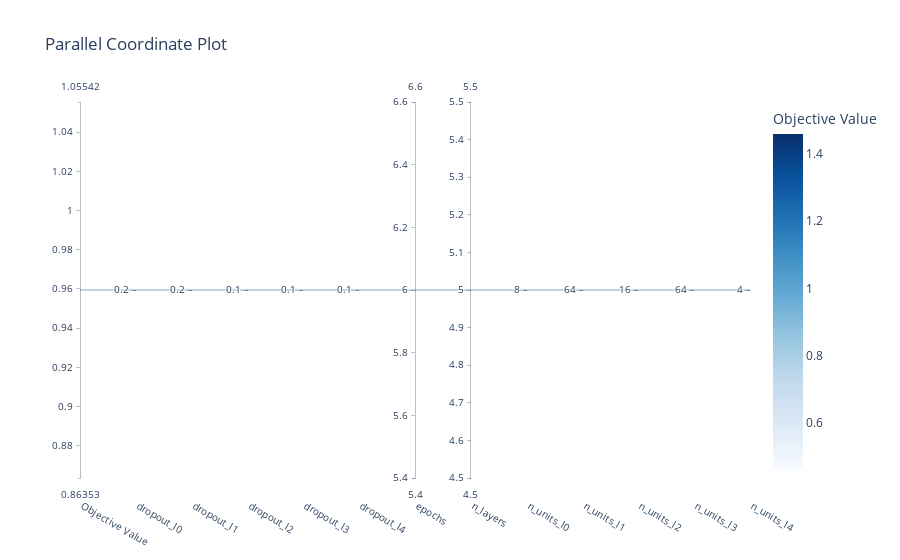
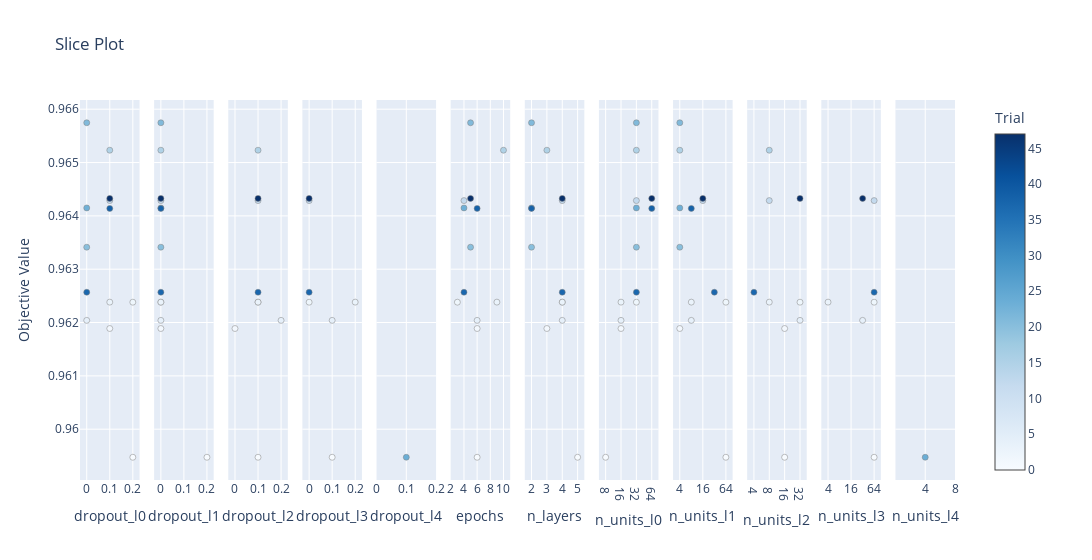

Source (notebook cell) for these figures, in order:
### Code cell
fig3 = optuna.visualization.plot_parallel_coordinate(study)
fig3.show()

fig4 = optuna.visualization.plot_slice(study)
fig4.show()

### Figure 1 — Plotly figure (JSON) as saved in the notebook; plotly's stock layout.template omitted (floating-point values rounded to 4 significant figures)
{"data": [{"dimensions": [{"label": "Objective Value", "range": [0.9595, 0.9595], "values": [0.9595]}, {"label": "dropout_l0", "range": [0, 0], "ticktext": ["0.2"], "tickvals": [0], "values": [0]}, {"label": "dropout_l1", "range": [0, 0], "ticktext": ["0.2"], "tickvals": [0], "values": [0]}, {"label": "dropout_l2", "range": [0, 0], "ticktext": ["0.1"], "tickvals": [0], "values": [0]}, {"label": "dropout_l3", "range": [0, 0], "ticktext": ["0.1"], "tickvals": [0], "values": [0]}, {"label": "dropout_l4", "range": [0, 0], "ticktext": ["0.1"], "tickvals": [0], "values": [0]}, {"label": "epochs", "range": [6, 6], "values": [6]}, {"label": "n_layers", "range": [5, 5], "values": [5]}, {"label": "n_units_l0", "range": [0, 0], "ticktext": ["8"], "tickvals": [0], "values": [0]}, {"label": "n_units_l1", "range": [0, 0], "ticktext": ["64"], "tickvals": [0], "values": [0]}, {"label": "n_units_l2", "range": [0, 0], "ticktext": ["16"], "tickvals": [0], "values": [0]}, {"label": "n_units_l3", "range": [0, 0], "ticktext": ["64"], "tickvals": [0], "values": [0]}, {"label": "n_units_l4", "range": [0, 0], "ticktext": ["4"], "tickvals": [0], "values": [0]}], "labelangle": 30, "labelside": "bottom", "line": {"color": [0.9595], "colorbar": {"title": {"text": "Objective Value"}}, "colorscale": [[0, "rgb(247,251,255)"], [0.125, "rgb(222,235,247)"], [0.25, "rgb(198,219,239)"], [0.375, "rgb(158,202,225)"], [0.5, "rgb(107,174,214)"], [0.625, "rgb(66,146,198)"], [0.75, "rgb(33,113,181)"], [0.875, "rgb(8,81,156)"], [1, "rgb(8,48,107)"]], "reversescale": false, "showscale": true}, "type": "parcoords"}], "layout": {"title": {"text": "Parallel Coordinate Plot"}}}

### Figure 2 — Plotly figure (JSON) as saved in the notebook; plotly's stock layout.template omitted (floating-point values rounded to 4 significant figures)
{"data": [{"marker": {"color": [0, 1, 2, 3, 4, 12, 15, 20, 21, 23, 37, 38, 47], "colorbar": {"title": {"text": "Trial"}, "x": 1, "xpad": 40}, "colorscale": [[0, "rgb(247,251,255)"], [0.125, "rgb(222,235,247)"], [0.25, "rgb(198,219,239)"], [0.375, "rgb(158,202,225)"], [0.5, "rgb(107,174,214)"], [0.625, "rgb(66,146,198)"], [0.75, "rgb(33,113,181)"], [0.875, "rgb(8,81,156)"], [1, "rgb(8,48,107)"]], "line": {"color": "Grey", "width": 0.5}, "showscale": true}, "mode": "markers", "name": "Feasible Trial", "showlegend": false, "type": "scatter", "x": [0.2, 0.1, 0.2, 0.1, 0, 0.1, 0.1, 0, 0, 0, 0, 0.1, 0.1], "xaxis": "x", "y": [0.9595, 0.9619, 0.9624, 0.9624, 0.962, 0.9643, 0.9652, 0.9634, 0.9657, 0.9641, 0.9626, 0.9641, 0.9643], "yaxis": "y"}, {"marker": {"color": [0, 1, 2, 3, 4, 12, 15, 20, 21, 23, 37, 38, 47], "colorbar": {"title": {"text": "Trial"}, "x": 1, "xpad": 40}, "colorscale": [[0, "rgb(247,251,255)"], [0.125, "rgb(222,235,247)"], [0.25, "rgb(198,219,239)"], [0.375, "rgb(158,202,225)"], [0.5, "rgb(107,174,214)"], [0.625, "rgb(66,146,198)"], [0.75, "rgb(33,113,181)"], [0.875, "rgb(8,81,156)"], [1, "rgb(8,48,107)"]], "line": {"color": "Grey", "width": 0.5}, "showscale": false}, "mode": "markers", "name": "Feasible Trial", "showlegend": false, "type": "scatter", "x": [0.2, 0, 0, 0, 0, 0, 0, 0, 0, 0, 0, 0, 0], "xaxis": "x2", "y": [0.9595, 0.9619, 0.9624, 0.9624, 0.962, 0.9643, 0.9652, 0.9634, 0.9657, 0.9641, 0.9626, 0.9641, 0.9643], "yaxis": "y2"}, {"marker": {"color": [0, 1, 2, 3, 4, 12, 15, 37, 47], "colorbar": {"title": {"text": "Trial"}, "x": 1, "xpad": 40}, "colorscale": [[0, "rgb(247,251,255)"], [0.125, "rgb(222,235,247)"], [0.25, "rgb(198,219,239)"], [0.375, "rgb(158,202,225)"], [0.5, "rgb(107,174,214)"], [0.625, "rgb(66,146,198)"], [0.75, "rgb(33,113,181)"], [0.875, "rgb(8,81,156)"], [1, "rgb(8,48,107)"]], "line": {"color": "Grey", "width": 0.5}, "showscale": false}, "mode": "markers", "name": "Feasible Trial", "showlegend": false, "type": "scatter", "x": [0.1, 0, 0.1, 0.1, 0.2, 0.1, 0.1, 0.1, 0.1], "xaxis": "x3", "y": [0.9595, 0.9619, 0.9624, 0.9624, 0.962, 0.9643, 0.9652, 0.9626, 0.9643], "yaxis": "y3"}, {"marker": {"color": [0, 2, 3, 4, 12, 37, 47], "colorbar": {"title": {"text": "Trial"}, "x": 1, "xpad": 40}, "colorscale": [[0, "rgb(247,251,255)"], [0.125, "rgb(222,235,247)"], [0.25, "rgb(198,219,239)"], [0.375, "rgb(158,202,225)"], [0.5, "rgb(107,174,214)"], [0.625, "rgb(66,146,198)"], [0.75, "rgb(33,113,181)"], [0.875, "rgb(8,81,156)"], [1, "rgb(8,48,107)"]], "line": {"color": "Grey", "width": 0.5}, "showscale": false}, "mode": "markers", "name": "Feasible Trial", "showlegend": false, "type": "scatter", "x": [0.1, 0, 0.2, 0.1, 0, 0, 0], "xaxis": "x4", "y": [0.9595, 0.9624, 0.9624, 0.962, 0.9643, 0.9626, 0.9643], "yaxis": "y4"}, {"marker": {"color": [0], "colorbar": {"title": {"text": "Trial"}, "x": 1, "xpad": 40}, "colorscale": [[0, "rgb(247,251,255)"], [0.125, "rgb(222,235,247)"], [0.25, "rgb(198,219,239)"], [0.375, "rgb(158,202,225)"], [0.5, "rgb(107,174,214)"], [0.625, "rgb(66,146,198)"], [0.75, "rgb(33,113,181)"], [0.875, "rgb(8,81,156)"], [1, "rgb(8,48,107)"]], "line": {"color": "Grey", "width": 0.5}, "showscale": false}, "mode": "markers", "name": "Feasible Trial", "showlegend": false, "type": "scatter", "x": [0.1], "xaxis": "x5", "y": [0.9595], "yaxis": "y5"}, {"marker": {"color": [0, 1, 2, 3, 4, 12, 15, 20, 21, 23, 37, 38, 47], "colorbar": {"title": {"text": "Trial"}, "x": 1, "xpad": 40}, "colorscale": [[0, "rgb(247,251,255)"], [0.125, "rgb(222,235,247)"], [0.25, "rgb(198,219,239)"], [0.375, "rgb(158,202,225)"], [0.5, "rgb(107,174,214)"], [0.625, "rgb(66,146,198)"], [0.75, "rgb(33,113,181)"], [0.875, "rgb(8,81,156)"], [1, "rgb(8,48,107)"]], "line": {"color": "Grey", "width": 0.5}, "showscale": false}, "mode": "markers", "name": "Feasible Trial", "showlegend": false, "type": "scatter", "x": [6, 6, 3, 9, 6, 4, 10, 5, 5, 4, 4, 6, 5], "xaxis": "x6", "y": [0.9595, 0.9619, 0.9624, 0.9624, 0.962, 0.9643, 0.9652, 0.9634, 0.9657, 0.9641, 0.9626, 0.9641, 0.9643], "yaxis": "y6"}, {"marker": {"color": [0, 1, 2, 3, 4, 12, 15, 20, 21, 23, 37, 38, 47], "colorbar": {"title": {"text": "Trial"}, "x": 1, "xpad": 40}, "colorscale": [[0, "rgb(247,251,255)"], [0.125, "rgb(222,235,247)"], [0.25, "rgb(198,219,239)"], [0.375, "rgb(158,202,225)"], [0.5, "rgb(107,174,214)"], [0.625, "rgb(66,146,198)"], [0.75, "rgb(33,113,181)"], [0.875, "rgb(8,81,156)"], [1, "rgb(8,48,107)"]], "line": {"color": "Grey", "width": 0.5}, "showscale": false}, "mode": "markers", "name": "Feasible Trial", "showlegend": false, "type": "scatter", "x": [5, 3, 4, 4, 4, 4, 3, 2, 2, 2, 4, 2, 4], "xaxis": "x7", "y": [0.9595, 0.9619, 0.9624, 0.9624, 0.962, 0.9643, 0.9652, 0.9634, 0.9657, 0.9641, 0.9626, 0.9641, 0.9643], "yaxis": "y7"}, {"marker": {"color": [0, 1, 2, 3, 4, 12, 15, 20, 21, 23, 37, 38, 47], "colorbar": {"title": {"text": "Trial"}, "x": 1, "xpad": 40}, "colorscale": [[0, "rgb(247,251,255)"], [0.125, "rgb(222,235,247)"], [0.25, "rgb(198,219,239)"], [0.375, "rgb(158,202,225)"], [0.5, "rgb(107,174,214)"], [0.625, "rgb(66,146,198)"], [0.75, "rgb(33,113,181)"], [0.875, "rgb(8,81,156)"], [1, "rgb(8,48,107)"]], "line": {"color": "Grey", "width": 0.5}, "showscale": false}, "mode": "markers", "name": "Feasible Trial", "showlegend": false, "type": "scatter", "x": [8, 16, 32, 16, 16, 32, 32, 32, 32, 32, 32, 64, 64], "xaxis": "x8", "y": [0.9595, 0.9619, 0.9624, 0.9624, 0.962, 0.9643, 0.9652, 0.9634, 0.9657, 0.9641, 0.9626, 0.9641, 0.9643], "yaxis": "y8"}, {"marker": {"color": [0, 1, 2, 3, 4, 12, 15, 20, 21, 23, 37, 38, 47], "colorbar": {"title": {"text": "Trial"}, "x": 1, "xpad": 40}, "colorscale": [[0, "rgb(247,251,255)"], [0.125, "rgb(222,235,247)"], [0.25, "rgb(198,219,239)"], [0.375, "rgb(158,202,225)"], [0.5, "rgb(107,174,214)"], [0.625, "rgb(66,146,198)"], [0.75, "rgb(33,113,181)"], [0.875, "rgb(8,81,156)"], [1, "rgb(8,48,107)"]], "line": {"color": "Grey", "width": 0.5}, "showscale": false}, "mode": "markers", "name": "Feasible Trial", "showlegend": false, "type": "scatter", "x": [64, 4, 64, 8, 8, 16, 4, 4, 4, 4, 32, 8, 16], "xaxis": "x9", "y": [0.9595, 0.9619, 0.9624, 0.9624, 0.962, 0.9643, 0.9652, 0.9634, 0.9657, 0.9641, 0.9626, 0.9641, 0.9643], "yaxis": "y9"}, {"marker": {"color": [0, 1, 2, 3, 4, 12, 15, 37, 47], "colorbar": {"title": {"text": "Trial"}, "x": 1, "xpad": 40}, "colorscale": [[0, "rgb(247,251,255)"], [0.125, "rgb(222,235,247)"], [0.25, "rgb(198,219,239)"], [0.375, "rgb(158,202,225)"], [0.5, "rgb(107,174,214)"], [0.625, "rgb(66,146,198)"], [0.75, "rgb(33,113,181)"], [0.875, "rgb(8,81,156)"], [1, "rgb(8,48,107)"]], "line": {"color": "Grey", "width": 0.5}, "showscale": false}, "mode": "markers", "name": "Feasible Trial", "showlegend": false, "type": "scatter", "x": [16, 16, 32, 8, 32, 8, 8, 4, 32], "xaxis": "x10", "y": [0.9595, 0.9619, 0.9624, 0.9624, 0.962, 0.9643, 0.9652, 0.9626, 0.9643], "yaxis": "y10"}, {"marker": {"color": [0, 2, 3, 4, 12, 37, 47], "colorbar": {"title": {"text": "Trial"}, "x": 1, "xpad": 40}, "colorscale": [[0, "rgb(247,251,255)"], [0.125, "rgb(222,235,247)"], [0.25, "rgb(198,219,239)"], [0.375, "rgb(158,202,225)"], [0.5, "rgb(107,174,214)"], [0.625, "rgb(66,146,198)"], [0.75, "rgb(33,113,181)"], [0.875, "rgb(8,81,156)"], [1, "rgb(8,48,107)"]], "line": {"color": "Grey", "width": 0.5}, "showscale": false}, "mode": "markers", "name": "Feasible Trial", "showlegend": false, "type": "scatter", "x": [64, 64, 4, 32, 64, 64, 32], "xaxis": "x11", "y": [0.9595, 0.9624, 0.9624, 0.962, 0.9643, 0.9626, 0.9643], "yaxis": "y11"}, {"marker": {"color": [0], "colorbar": {"title": {"text": "Trial"}, "x": 1, "xpad": 40}, "colorscale": [[0, "rgb(247,251,255)"], [0.125, "rgb(222,235,247)"], [0.25, "rgb(198,219,239)"], [0.375, "rgb(158,202,225)"], [0.5, "rgb(107,174,214)"], [0.625, "rgb(66,146,198)"], [0.75, "rgb(33,113,181)"], [0.875, "rgb(8,81,156)"], [1, "rgb(8,48,107)"]], "line": {"color": "Grey", "width": 0.5}, "showscale": false}, "mode": "markers", "name": "Feasible Trial", "showlegend": false, "type": "scatter", "x": [4], "xaxis": "x12", "y": [0.9595], "yaxis": "y12"}], "layout": {"title": {"text": "Slice Plot"}, "width": 3600, "xaxis": {"anchor": "y", "categoryarray": [0, 0.1, 0.2], "categoryorder": "array", "domain": [0, 0.06806], "title": {"text": "dropout_l0"}, "type": "category"}, "xaxis10": {"anchor": "y10", "categoryarray": [4, 8, 16, 32, 64], "categoryorder": "array", "domain": [0.7625, 0.8306], "title": {"text": "n_units_l2"}, "type": "category"}, "xaxis11": {"anchor": "y11", "categoryarray": [4, 8, 16, 32, 64], "categoryorder": "array", "domain": [0.8472, 0.9153], "title": {"text": "n_units_l3"}, "type": "category"}, "xaxis12": {"anchor": "y12", "categoryarray": [4, 8, 16, 32, 64], "categoryorder": "array", "domain": [0.9319, 1.0], "title": {"text": "n_units_l4"}, "type": "category"}, "xaxis2": {"anchor": "y2", "categoryarray": [0, 0.1, 0.2], "categoryorder": "array", "domain": [0.08472, 0.1528], "title": {"text": "dropout_l1"}, "type": "category"}, "xaxis3": {"anchor": "y3", "categoryarray": [0, 0.1, 0.2], "categoryorder": "array", "domain": [0.1694, 0.2375], "title": {"text": "dropout_l2"}, "type": "category"}, "xaxis4": {"anchor": "y4", "categoryarray": [0, 0.1, 0.2], "categoryorder": "array", "domain": [0.2542, 0.3222], "title": {"text": "dropout_l3"}, "type": "category"}, "xaxis5": {"anchor": "y5", "categoryarray": [0, 0.1, 0.2], "categoryorder": "array", "domain": [0.3389, 0.4069], "title": {"text": "dropout_l4"}, "type": "category"}, "xaxis6": {"anchor": "y6", "domain": [0.4236, 0.4917], "title": {"text": "epochs"}}, "xaxis7": {"anchor": "y7", "domain": [0.5083, 0.5764], "title": {"text": "n_layers"}}, "xaxis8": {"anchor": "y8", "categoryarray": [4, 8, 16, 32, 64], "categoryorder": "array", "domain": [0.5931, 0.6611], "title": {"text": "n_units_l0"}, "type": "category"}, "xaxis9": {"anchor": "y9", "categoryarray": [4, 8, 16, 32, 64], "categoryorder": "array", "domain": [0.6778, 0.7458], "title": {"text": "n_units_l1"}, "type": "category"}, "yaxis": {"anchor": "x", "domain": [0, 1], "title": {"text": "Objective Value"}}, "yaxis10": {"anchor": "x10", "domain": [0, 1], "matches": "y", "showticklabels": false}, "yaxis11": {"anchor": "x11", "domain": [0, 1], "matches": "y", "showticklabels": false}, "yaxis12": {"anchor": "x12", "domain": [0, 1], "matches": "y", "showticklabels": false}, "yaxis2": {"anchor": "x2", "domain": [0, 1], "matches": "y", "showticklabels": false}, "yaxis3": {"anchor": "x3", "domain": [0, 1], "matches": "y", "showticklabels": false}, "yaxis4": {"anchor": "x4", "domain": [0, 1], "matches": "y", "showticklabels": false}, "yaxis5": {"anchor": "x5", "domain": [0, 1], "matches": "y", "showticklabels": false}, "yaxis6": {"anchor": "x6", "domain": [0, 1], "matches": "y", "showticklabels": false}, "yaxis7": {"anchor": "x7", "domain": [0, 1], "matches": "y", "showticklabels": false}, "yaxis8": {"anchor": "x8", "domain": [0, 1], "matches": "y", "showticklabels": false}, "yaxis9": {"anchor": "x9", "domain": [0, 1], "matches": "y", "showticklabels": false}}}
